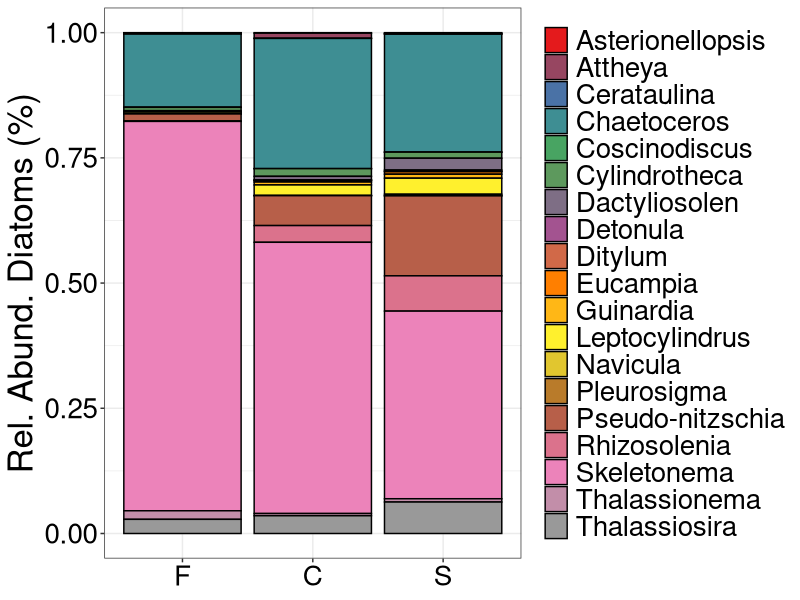
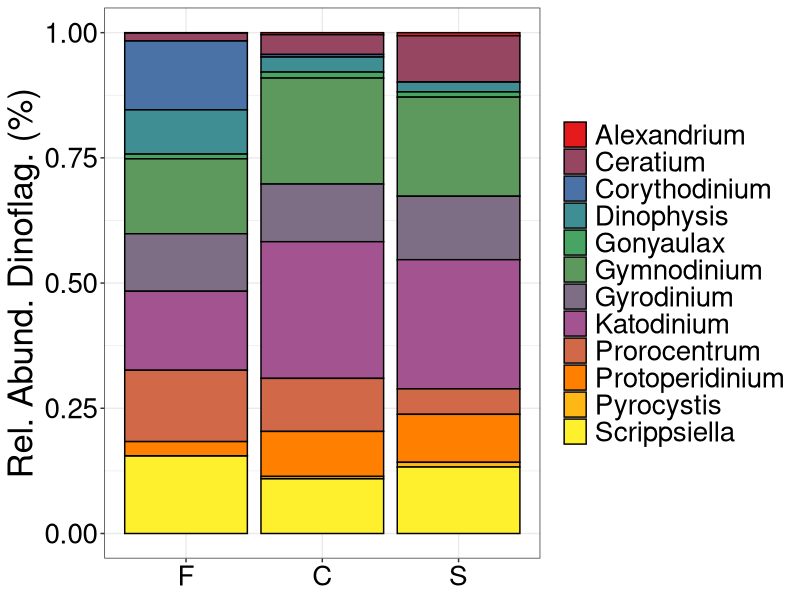
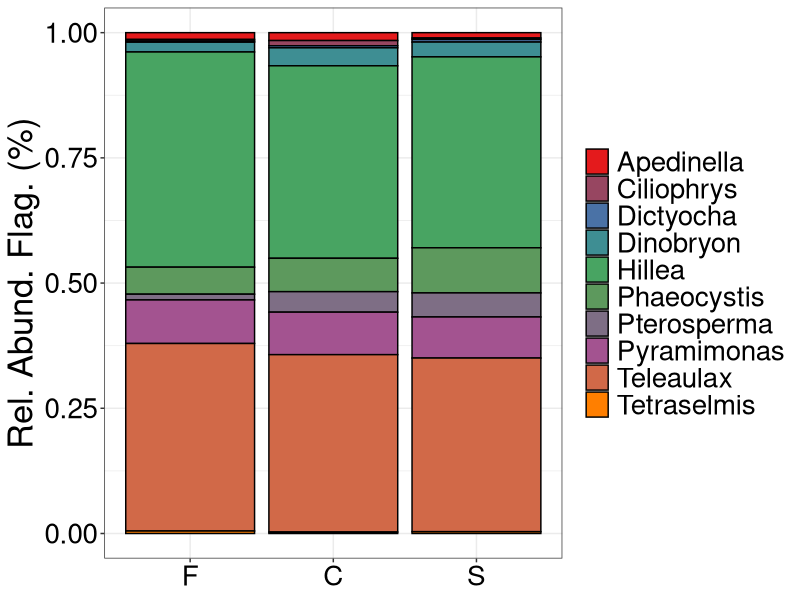
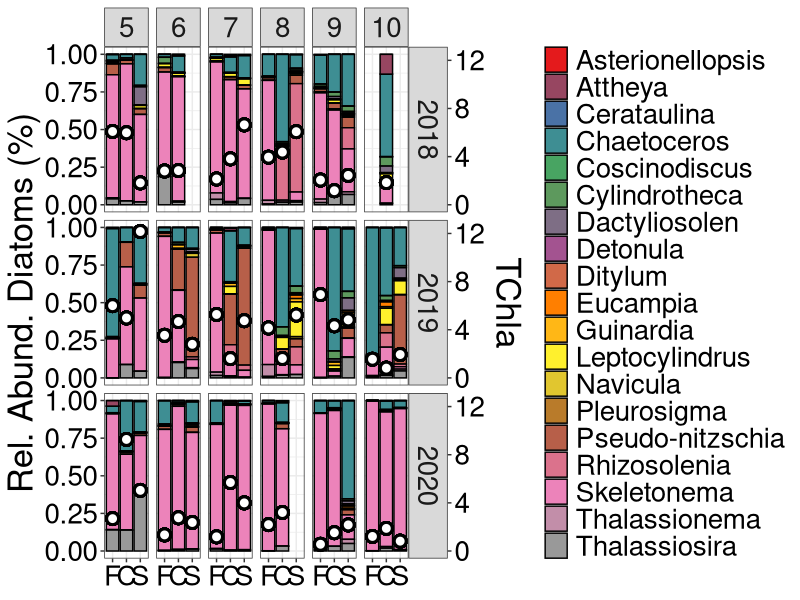
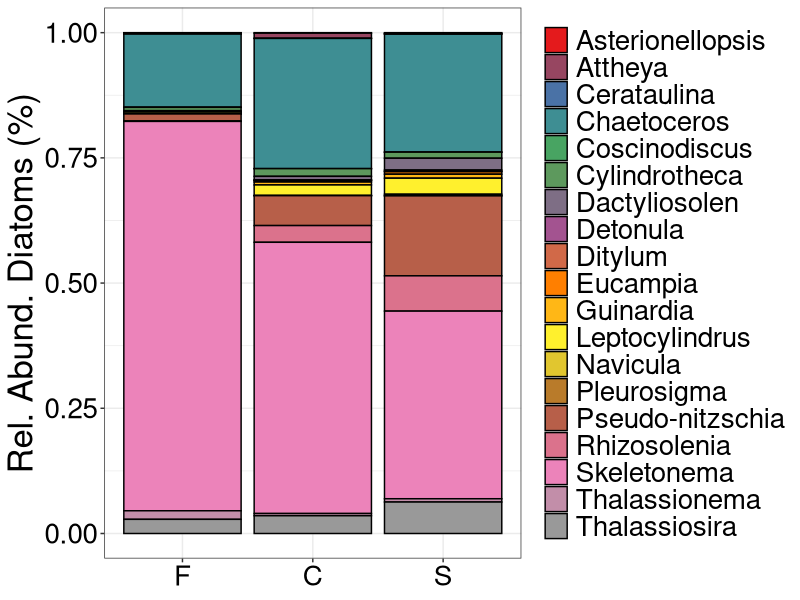
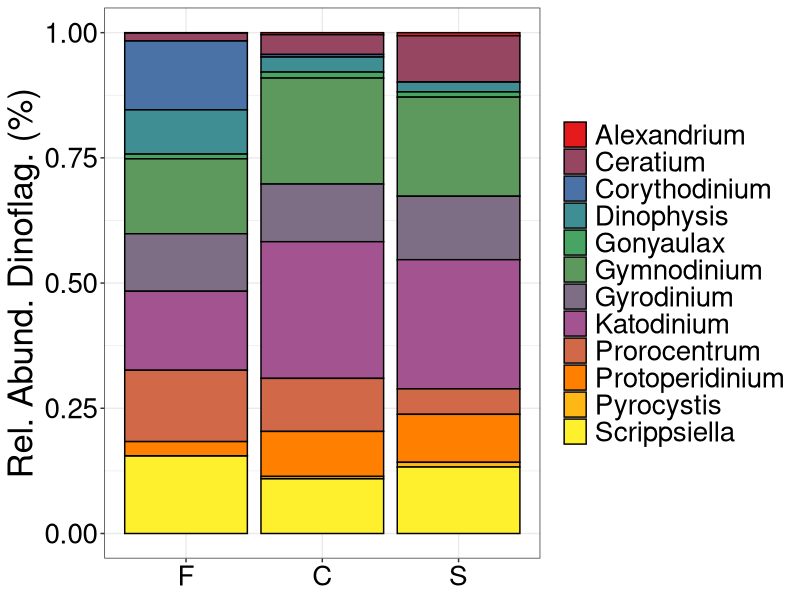
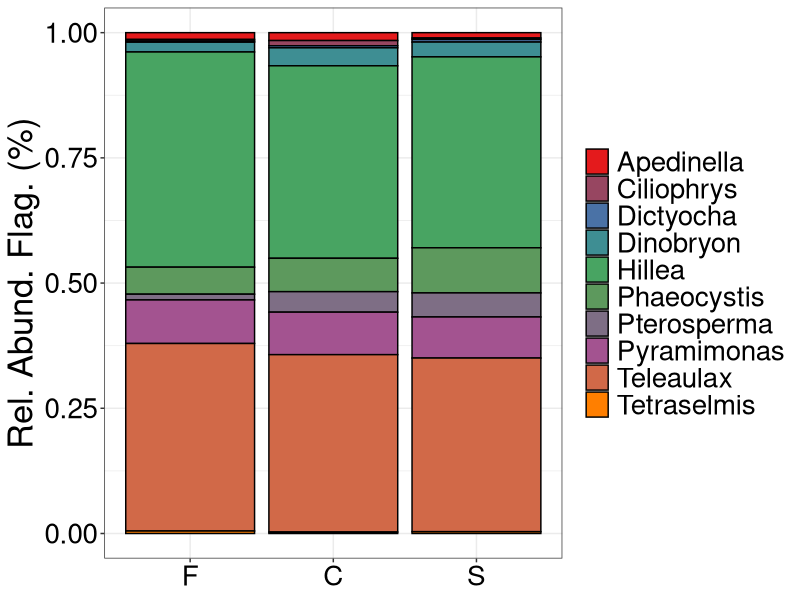
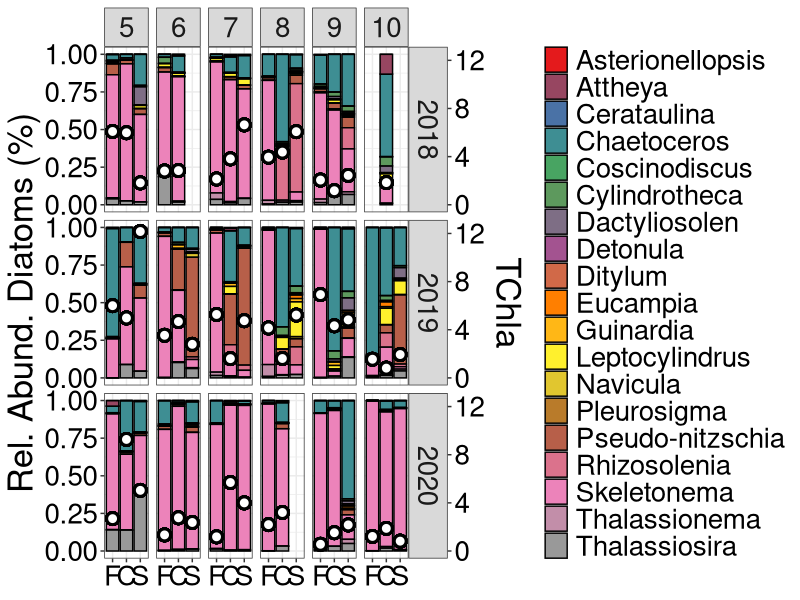

These figures' R source, in order:
## ---- chunk 1
#Upload packages
library(tidyverse)
library(readxl)
library(here)
library(patchwork)
library(RColorBrewer)

#Need to go through and test these

## ---- chunk 2
#Upload data from my master data standardization sheet
micro <- read_csv(here("outputs", "micro_master_2021-10-18.csv")) 

#Uploading chl data that has been converted to TChla
chl <- read_csv(here("outputs", "chl_hplc_merged.csv"))

#Uploading datasheet with physical, nutrients, chlorophyll, microscopy and chemtax data.
data <- read_csv(here("outputs", "ctd_merge_2021-11-04_chem.csv"))

## ---- chunk 3
#Remove QU39
micro <- micro %>% 
  filter(!site_id == "QU39")

micro <- micro %>% 
  mutate(year = lubridate::year(date)) %>% 
  relocate(year, .after = date)
## ---- chunk 4
# Changing site_id to location 
micro <- micro %>% 
    mutate(location = case_when(site_id == "DFO2" ~ "F",
                              site_id == "KC10" ~ "C",
                              site_id == "QCS01" ~ "S",
                              TRUE ~ as.character(site_id))) %>% 
  relocate(location, .after = site_id)
## ---- chunk 5
#Trying to look at only species present in 10% of samples
#How many samples

species_10 <- micro %>%
  group_by(scientificName) %>%
  summarise(n_obs = n()) %>%
  ungroup() %>%
  mutate(perc_obs = n_obs/50) %>%
  filter(perc_obs >= 0.10)
# 
species_10_list <- species_10$scientificName
# 
micro <- micro %>% 
  filter(scientificName %in% species_10_list)

## ---- chunk 6
micro_diat <- micro %>% 
  filter(class == "Bacillariophyceae")

micro_dino <- micro %>% 
  filter(class == "Dinophyceae")

distinct <- micro %>% 
  distinct(group)

micro_other <- micro %>% 
  filter(group == "Chlorophyta-Prasinophyta" | group == "Chrysophyta" | 
           group =="Cryptophyta" | group == "Dictyochophyta" |
           group == "Euglenophyta" | group == "Prymnesiophyta-Haptophyta")
## ---- chunk 7
micro_genus <- micro_diat %>% 
  filter(!is.na(genus)) %>% 
  group_by(date, site_id, location, month_surv, genus) %>% 
  summarize(sum_genus = sum(species_sum)) %>% 
  ungroup()

micro_piv <- micro_genus %>% 
  select(date, site_id, location, month_surv, genus, sum_genus)

#pivoting wider so species are columns. 
micro_piv <- micro_piv %>% 
  pivot_wider(names_from = genus, values_from = sum_genus) %>% 
  mutate_if(is.numeric, ~ replace_na(., 0))

micro_long <- micro_piv %>% 
  pivot_longer(!date:month_surv, names_to = "genus", values_to = "count")

micro_long <- micro_long %>% 
  group_by(date, location) %>% 
  mutate(sum = sum(count)) %>% 
  ungroup() %>% 
  mutate(perc = count/sum)
## ---- chunk 8
micro_genus_dino <- micro_dino %>% 
  filter(!is.na(genus)) %>% 
  group_by(date, site_id, location, month_surv, genus) %>% 
  summarize(sum_genus = sum(species_sum)) %>% 
  ungroup()

micro_piv_dino <- micro_genus_dino %>% 
  select(date, site_id, location, month_surv, genus, sum_genus)

#pivoting wider so species are columns. 
micro_piv_dino <- micro_piv_dino %>% 
  pivot_wider(names_from = genus, values_from = sum_genus) %>% 
  mutate_if(is.numeric, ~ replace_na(., 0))

micro_long_dino <- micro_piv_dino %>% 
  pivot_longer(!date:month_surv, names_to = "genus", values_to = "count")

micro_long_dino <- micro_long_dino %>% 
  group_by(date, location) %>% 
  mutate(sum = sum(count)) %>% 
  ungroup() %>% 
  mutate(perc = count/sum)
## ---- chunk 9
micro_genus_other <- micro_other %>% 
  filter(!is.na(genus)) %>% 
  group_by(date, site_id, location, month_surv, genus) %>% 
  summarize(sum_genus = sum(species_sum)) %>% 
  ungroup()

micro_piv_other <- micro_genus_other %>% 
  select(date, site_id, location, month_surv, genus, sum_genus)

#pivoting wider so species are columns. 
micro_piv_other <- micro_piv_other %>% 
  pivot_wider(names_from = genus, values_from = sum_genus) %>% 
  mutate_if(is.numeric, ~ replace_na(., 0))

micro_long_other <- micro_piv_other %>% 
  pivot_longer(!date:month_surv, names_to = "genus", values_to = "count")

micro_long_other <- micro_long_other %>% 
  group_by(date, location) %>% 
  mutate(sum = sum(count)) %>% 
  ungroup() %>% 
  mutate(perc = count/sum)
## ---- chunk 10
micro_long <- micro_long %>% 
  left_join(chl)
## ---- chunk 11

#Order locations from fjord to shelf
order_loc <- c("F", "C", "S")

#Chemtax - Specify order of phyto groups for figures
micro_long <- arrange(mutate(micro_long,
                         location = factor(location, levels = order_loc)))

#Chemtax - Specify order of phyto groups for figures
micro_long_dino <- arrange(mutate(micro_long_dino,
                         location = factor(location, levels = order_loc)))

#Chemtax - Specify order of phyto groups for figures
micro_long_other <- arrange(mutate(micro_long_other,
                         location = factor(location, levels = order_loc)))
## ---- chunk 12
diat_global <- micro_long %>%
  group_by(location, genus) %>% 
  summarize(perc = mean(perc)) %>% 
  mutate(across(where(is.numeric), ~ num(., digits = 2)))

dino_global <- micro_long_dino %>%
  group_by(location, genus) %>% 
  summarize(perc = mean(perc)) %>% 
  mutate(across(where(is.numeric), ~ num(., digits = 2)))

other_global <- micro_long_other %>%
  group_by(location, genus) %>% 
  summarize(perc = mean(perc)) %>% 
  mutate(across(where(is.numeric), ~ num(., digits = 2)))

colourCount = length(unique(micro_long$genus))
getPalette = colorRampPalette(brewer.pal(9, "Set1"))
## ---- chunk 13
diat_global %>% 
  ggplot(aes(x = as.factor(location), y = perc, fill = genus)) +
  geom_bar(stat = "identity", position = "stack", color = "black") +
  scale_fill_manual(values = getPalette(colourCount)) +
  theme_bw() +
  ylab("Rel. Abund. Diatoms (%)") +
  theme(text = element_text(size = 25),
        axis.title.x = element_blank(),
        # axis.text.y = element_blank(),
        axis.text = element_text(colour = "black"),
        # legend.position = "top",
        # legend.direction = "horizontal",
        legend.title = element_blank()) +
  guides(fill = guide_legend(ncol = 1))


ggsave(here("figures_good", "test2.png"),
       width = 9, height = 5.5, dpi = 300)
## ---- chunk 14
dino_global %>% 
  ggplot(aes(x = as.factor(location), y = perc, fill = genus)) +
  geom_bar(stat = "identity", position = "stack", color = "black") +
  scale_fill_manual(values = getPalette(colourCount)) +
  theme_bw() +
  ylab("Rel. Abund. Dinoflag. (%)") +
  theme(text = element_text(size = 25),
        axis.title.x = element_blank(),
        # axis.text.y = element_blank(),
        axis.text = element_text(colour = "black"),
        # legend.position = "top",
        # legend.direction = "horizontal",
        legend.title = element_blank()) +
  guides(fill = guide_legend(ncol = 1))


ggsave(here("figures_good", "test2_dino.png"),
       width = 9, height = 5.5, dpi = 300)
## ---- chunk 15
other_global %>% 
  ggplot(aes(x = as.factor(location), y = perc, fill = genus)) +
  geom_bar(stat = "identity", position = "stack", color = "black") +
  scale_fill_manual(values = getPalette(colourCount)) +
  theme_bw() +
  ylab("Rel. Abund. Flag. (%)") +
  theme(text = element_text(size = 25),
        axis.title.x = element_blank(),
        # axis.text.y = element_blank(),
        axis.text = element_text(colour = "black"),
        # legend.position = "top",
        # legend.direction = "horizontal",
        legend.title = element_blank()) +
  guides(fill = guide_legend(ncol = 1))


ggsave(here("figures_good", "test2_other.png"),
       width = 9, height = 5.5, dpi = 300)
## ---- chunk 16
coeff <- 12.5

micro_long %>% 
  mutate(year = lubridate::year(date)) %>% 
  # filter(perc_genus >= 0.05) %>% 
  ggplot(aes(x = as.factor(location), y = perc, 
             fill = genus)) + 
  geom_bar(stat = "identity", position = "stack", color = "black") +  
  geom_point(aes(x = as.factor(location), y = chl/coeff), pch = 21,
             color = "Black", fill = "white", stroke = 1.5, size = 3) +
  scale_y_continuous(sec.axis = sec_axis(~ . *coeff, name = "TChla")) +
  facet_grid(year ~ month_surv) +
  scale_fill_manual(values = getPalette(colourCount)) +
  theme_bw() +
  ylab("Rel. Abund. Diatoms (%)") +
  theme(text = element_text(size = 25),
        axis.title.x = element_blank(),
        # axis.text.y = element_blank(),
        axis.text = element_text(colour = "black"),
        # legend.position = "top",
        # legend.direction = "horizontal",
        legend.title = element_blank()) +
  guides(fill = guide_legend(ncol = 1))

ggsave(here("figures_good", "diat_genus_chla_3.png"),
       width = 16, height = 8, dpi = 300)
